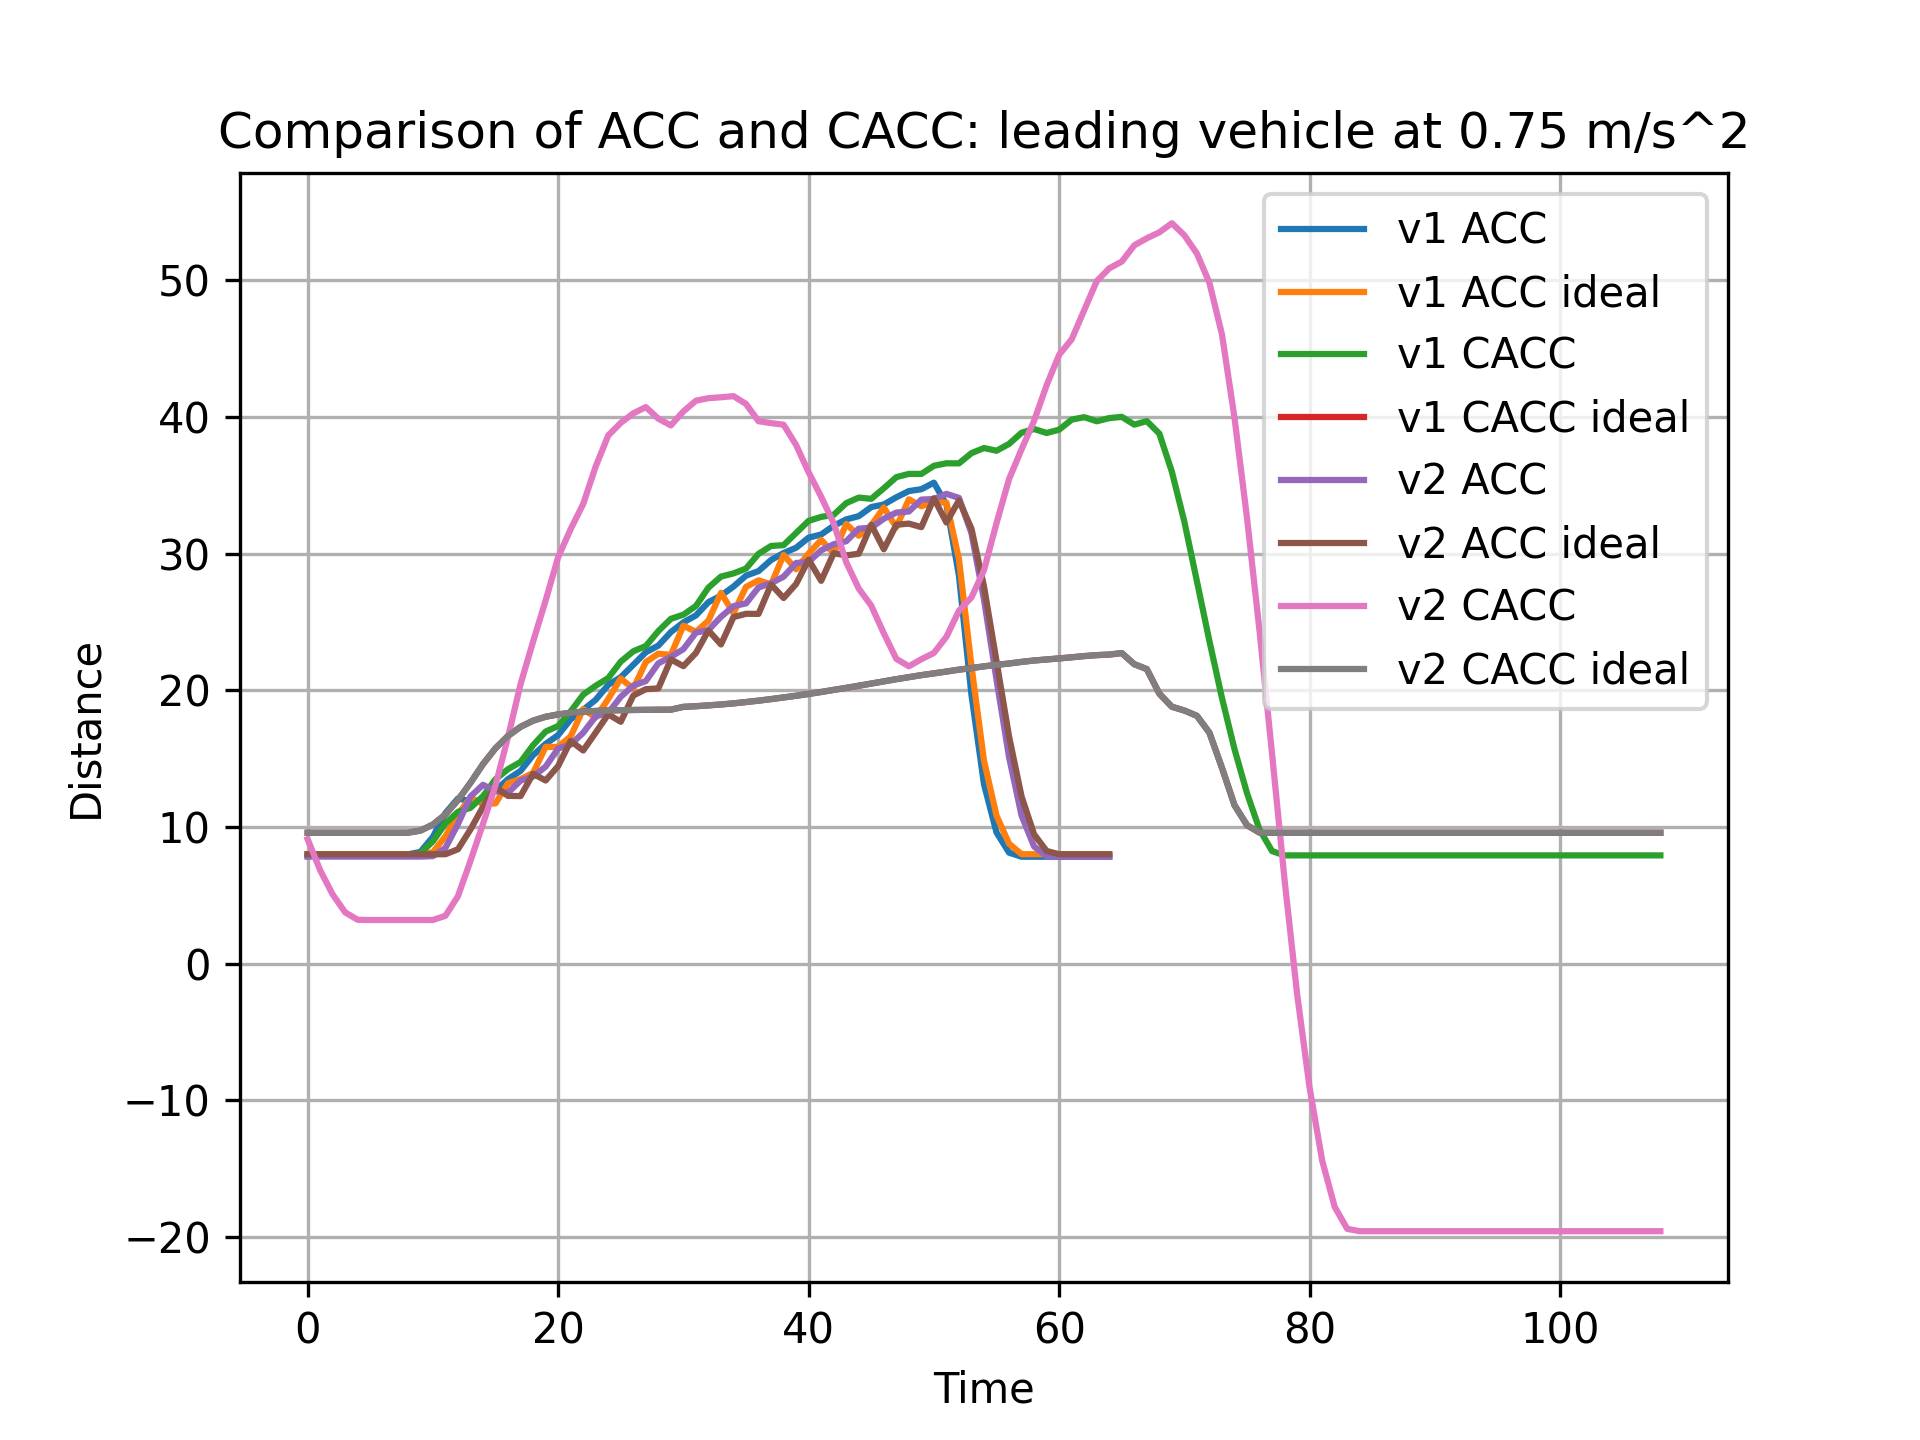

The script that saved this image:
import matplotlib.pyplot as plt
import numpy as np

path_acc = [
    "acc\\v0.csv",
    "acc\\v1.csv",
    "acc\\v2.csv",
]

path_cacc = [
    "v2\\v0.csv",
    "v2\\v1.csv",
    "v2\\v2.csv",
]

def computeIdealDistanceCACC(speed):
  vehicleLen = 15.5

  if (speed < 10):
    ret = 0.6 * vehicleLen + 0.6 * vehicleLen /(1 + np.exp(-((speed - 3.5))))
  else:
    ret = 1.2 * vehicleLen + 0.4 * vehicleLen /(1 + np.exp(-(speed - 13.5)))
    
  return ret

def computeIdealDistanceACC(speed):
    return 3 * (speed / 6 + 1) ** 2 + 5

acc_range = [69, 134]
cacc_range = [23, 132]

acc_data = []
for path in path_acc:
    acc_data.append(np.loadtxt(path, delimiter=",", dtype=float))
cacc_data = []
for path in path_cacc:
    cacc_data.append(np.loadtxt(path, delimiter=",", dtype=float))

acc_diff_v1 =[acc_data[1][i, 1] for i in range(acc_range[0], acc_range[1])] - np.array([computeIdealDistanceACC(acc_data[1][i, 0]) for i in range(acc_range[0], acc_range[1])])
acc_diff_v2 = [acc_data[2][i, 1] for i in range(acc_range[0], acc_range[1])] - np.array([computeIdealDistanceACC(acc_data[2][i, 0]) for i in range(acc_range[0], acc_range[1])])
print("acc max diff v1: ", np.max(np.abs(acc_diff_v1)))
print("acc max diff v2: ", np.max(np.abs(acc_diff_v2)))

print("acc avg diff v1: ", np.mean(np.abs(acc_diff_v1)))
print("acc avg diff v2: ", np.mean(np.abs(acc_diff_v2)))

cacc_diff_v1 = [cacc_data[1][i, 1] for i in range(cacc_range[0], cacc_range[1])] - np.array([computeIdealDistanceCACC(cacc_data[0][i, 0]) for i in range(cacc_range[0], cacc_range[1])])
cacc_diff_v2 = [cacc_data[2][i, 1] for i in range(cacc_range[0], cacc_range[1])] - np.array([computeIdealDistanceCACC(cacc_data[0][i, 0]) for i in range(cacc_range[0], cacc_range[1])])
print("cacc max diff v1: ", np.max(np.abs(cacc_diff_v1)))
print("cacc max diff v2: ", np.max(np.abs(cacc_diff_v2)))

print("cacc avg diff v1: ", np.mean(np.abs(cacc_diff_v1)))
print("cacc avg diff v2: ", np.mean(np.abs(cacc_diff_v2)))



acc_x = np.arange(0, acc_range[1] - acc_range[0], 1)
cacc_x = np.arange(0, cacc_range[1] - cacc_range[0], 1)
plt.plot(acc_x, [acc_data[1][i, 1] for i in range(acc_range[0], acc_range[1])], label="v1 ACC")
plt.plot(acc_x, [computeIdealDistanceACC(acc_data[1][i, 0]) for i in range(acc_range[0], acc_range[1])], label="v1 ACC ideal")
plt.plot(cacc_x, [cacc_data[1][i, 1] for i in range(cacc_range[0], cacc_range[1])], label="v1 CACC")
plt.plot(cacc_x, [computeIdealDistanceCACC(cacc_data[0][i, 0]) for i in range(cacc_range[0], cacc_range[1])], label="v1 CACC ideal")
plt.plot(acc_x, [acc_data[2][i, 1] for i in range(acc_range[0], acc_range[1])], label="v2 ACC")
plt.plot(acc_x, [computeIdealDistanceACC(acc_data[2][i, 0]) for i in range(acc_range[0], acc_range[1])], label="v2 ACC ideal")
plt.plot(cacc_x, [cacc_data[2][i, 1] for i in range(cacc_range[0], cacc_range[1])], label="v2 CACC")
plt.plot(cacc_x, [computeIdealDistanceCACC(cacc_data[0][i, 0]) for i in range(cacc_range[0], cacc_range[1])], label="v2 CACC ideal")
plt.legend()
plt.title("Comparison of ACC and CACC: leading vehicle at 0.75 m/s^2")
plt.xlabel("Time")
plt.ylabel("Distance")
plt.grid()
plt.savefig("metrics_throttle.png", dpi=300)
plt.clf()

acc_x = np.arange(0, acc_range[1] - acc_range[0], 1)
cacc_x = np.arange(0, cacc_range[1] - cacc_range[0], 1)
plt.plot(acc_x, acc_diff_v1, label="v1 ACC diff")
plt.plot(acc_x, acc_diff_v2, label="v2 ACC diff")
plt.plot(cacc_x, cacc_diff_v1, label="v1 CACC diff")
plt.plot(cacc_x, cacc_diff_v2, label="v2 CACC diff")
plt.legend()
plt.title("Comparison of ACC and CACC: leading vehicle at 0.75 m/s^2")
plt.xlabel("Time")
plt.ylabel("Distance difference")
plt.grid()
plt.savefig("metrics_throttle_diff.png", dpi=300)
plt.clf()

acc_x = np.arange(0, acc_range[1] - acc_range[0], 1)
cacc_x = np.arange(0, cacc_range[1] - cacc_range[0], 1)
plt.plot(acc_x, [acc_data[0][i, 2] for i in range(acc_range[0], acc_range[1])], label="acc leading throttle")
plt.plot(cacc_x, [cacc_data[0][i, 2] for i in range(cacc_range[0], cacc_range[1])], label="cacc leading throttle")
plt.legend()
plt.title("Leading vehicle at 0.75 m/s^2")
plt.xlabel("Time")
plt.ylabel("Throttle")
plt.grid()
plt.savefig("metrics_throttle_leading_throttle.png", dpi=300)
plt.clf()

plt.plot(acc_x, [acc_data[0][i, 0] for i in range(acc_range[0], acc_range[1])], label="acc leading speed")
plt.plot(cacc_x, [cacc_data[0][i, 0] for i in range(cacc_range[0], cacc_range[1])], label="cacc leading speed")
plt.legend()
plt.title("Leading vehicle at 0.75 m/s^2")
plt.xlabel("Time")
plt.ylabel("Speed")
plt.grid()
plt.savefig("metrics_throttle_leading_speed.png", dpi=300)
plt.clf()